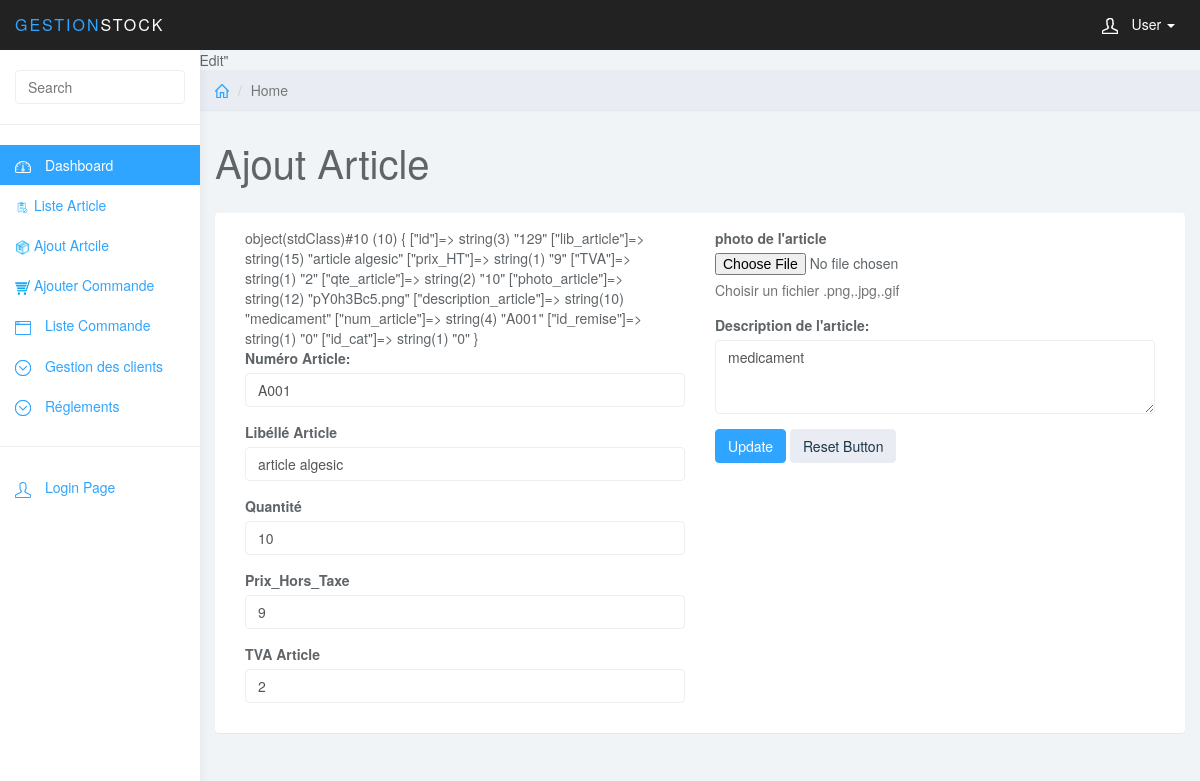
/index.controller.php?controller=article&action=showEdit&id=129, run on the app's committed database.
### tables this page shows
CREATE TABLE `article` (
  `id` int(11) NOT NULL,
  `lib_article` text NOT NULL,
  `prix_HT` float NOT NULL,
  `TVA` float NOT NULL,
  `qte_article` int(11) NOT NULL,
  `photo_article` varchar(50) NOT NULL,
  `description_article` varchar(300) NOT NULL,
  `num_article` varchar(10) NOT NULL,
  `id_remise` int(10) NOT NULL,
  `id_cat` int(10) NOT NULL
);

### models/article.class.php (called while the page is built, shortened)
<?php
class Article
{
	public function findOne($id,$cnx)
	{
		$query = 'SELECT * FROM article where id='.$id ;
		$tab=$cnx->query($query)->fetch(PDO::FETCH_OBJ);
		return $tab;
	}
}
?>

### views/article/article_edit.php (the view, shortened to what this page needs)
<?php include('include/header.php') ?>
	<div class="col-sm-9 col-sm-offset-3 col-lg-10 col-lg-offset-2 main">
		<div class="row">
			<ol class="breadcrumb">
				<li><a href="../index/index.php"><svg class="glyph stroked home"><use xlink:href="#stroked-home"></use></svg></a></li>
				<li class="active">Home</li>
			</ol>
		</div>
		<div class="row">
			<div class="col-lg-12">
				<h1 class="page-header">Ajout Article</h1>
			</div>
		</div>
		<div class="row">
			<div class="col-lg-12">
				<div class="panel panel-default">
					<div class="panel-body">
						<div class="col-md-6">
							<?php var_dump($res) ;?>
<form role="form" action="index.controller.php?action=add&controller=article" method="post"  controller="article" enctype="multipart/form-data">
								<div class="form-group">
									<label>Numéro Article:</label>
									<input value=<?php echo $res->num_article;?> name="num_article" class="form-control" placeholder="Placeholder">
								</div>
								<div class="form-group">
									<label>Libéllé Article</label>
									<input value="<?php echo $res->lib_article; ?>" name="lib_article" class="form-control" placeholder="Placeholder">
								</div>
								<div class="form-group">
									<label>Quantité</label>
									<input value="<?php echo $res->qte_article; ?>" name="qte_article" class="form-control"  type="number" placeholder="Placeholder">
								</div>
								<div class="form-group">
									<label>Prix_Hors_Taxe</label>
									<input value="<?php echo $res->prix_HT; ?>" name="prix_HT" class="form-control"  type="number" placeholder="Placeholder">
								</div>
								<div class="form-group">
									<label>TVA Article</label>
									<input value="<?php echo $res->TVA; ?>" name="TVA" class="form-control"  type="number"placeholder="Placeholder">
								</div>
							</div>
							<div class="col-md-6">
								<div class="form-group">
									<label>photo de l'article</label>
									<input value="<?php echo $res->photo_article;?>" name="photo_article" type="file" value="C:\xampp\htdocs\gestionStock_Php\photos\Articles.<?php echo $res->photo_article; ?>">
									 <p class="help-block">Choisir un fichier .png,.jpg,.gif</p>
								</div>
							<div class="form-group">
									<label>Description de l'article: </label>
									<textarea value="" name="description_article" class="form-control" rows="3"><?php echo $res->description_article; ?></textarea>
								</div>
								<input  type="submit" class="btn btn-primary" value="Update"/>
								<button  type="reset" class="btn btn-default">Reset Button</button>
							</div>
					</div>
				</div>
			</div>
		</div>
	</div>

### css/styles.css (style rules this page uses)
body { background: #f1f4f7; padding-top: 50px; color: #5f6468; }
p { color: #777; }
a, a:hover, a:focus { color: #30a5ff; }
h1, h2, h3, h4, h5, h6 { color: #5f6468; }
h1 { font-weight: 300; font-size: 40px; }
.form-control { border: 1px solid #eee; box-shadow: none; }
.btn-default, .btn-default:hover, .btn-default:focus, .btn-default:active, .btn-default.active, .open > .dropdown-toggle.btn-default, .btn-default.disabled, .btn-default[disabled], fieldset[disabled] .btn-default, .btn-default.disabled:hover, .btn-default[disabled]:hover, fieldset[disabled] .btn-default:hover, .btn-default.disabled:focus, .btn-default[disabled]:focus, fieldset[disabled] .btn-default:focus, .btn-default.disabled:active, .btn-default[disabled]:active, fieldset[disabled] .btn-default:active, .btn-default.disabled.active, .btn-default[disabled].active, fieldset[disabled] .btn-default.active { background-color: #e9ecf2; border-color: #e9ecf2; color: #1b3548; }
.btn-primary, .btn-primary:hover, .btn-primary:focus, .btn-primary:active, .btn-primary.active, .open > .dropdown-toggle.btn-primary, .btn-primary.disabled, .btn-primary[disabled], fieldset[disabled] .btn-primary, .btn-primary.disabled:hover, .btn-primary[disabled]:hover, fieldset[disabled] .btn-primary:hover, .btn-primary.disabled:focus, .btn-primary[disabled]:focus, fieldset[disabled] .btn-primary:focus, .btn-primary.disabled:active, .btn-primary[disabled]:active, fieldset[disabled] .btn-primary:active, .btn-primary.disabled.active, .btn-primary[disabled].active, fieldset[disabled] .btn-primary.active { background-color: #30a5ff; border-color: #30a5ff; }
.panel { border: 0; }
.breadcrumb { border-radius: 0; padding: 10px 15px; background: #e9ecf2; box-shadow: 0 1px 1px rgba(0, 0, 0, .05); margin: 0 ; }
h1.page-header { margin-top: 30px; border-bottom: 0; }
.breadcrumb .glyph { height: 14px; width: 14px; margin: -2px 0 0 0; stroke-width: 4px; }

### data on the page
article: num_article "A001", lib_article "article algesic", qte_article "10", prix_HT "9", TVA "2", description_article "medicament"
